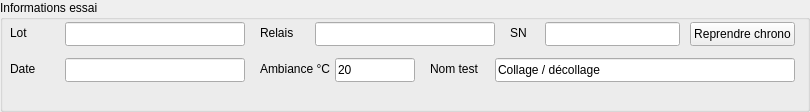
     <widget class="QGroupBox" name="groupBox_voltage_infos">
      <property name="geometry">
       <rect>
        <x>10</x>
        <y>52</y>
        <width>810</width>
        <height>112</height>
       </rect>
      </property>
      <property name="title">
       <string>Informations essai</string>
      </property>
      <widget class="QLabel" name="label_voltage_lot">
       <property name="geometry">
        <rect>
         <x>10</x>
         <y>22</y>
         <width>55</width>
         <height>22</height>
        </rect>
       </property>
       <property name="text">
        <string>Lot</string>
       </property>
      </widget>
      <widget class="QLineEdit" name="lineEdit_voltage_lot">
       <property name="geometry">
        <rect>
         <x>65</x>
         <y>22</y>
         <width>180</width>
         <height>24</height>
        </rect>
       </property>
      </widget>
      <widget class="QLabel" name="label_voltage_relais">
       <property name="geometry">
        <rect>
         <x>260</x>
         <y>22</y>
         <width>55</width>
         <height>22</height>
        </rect>
       </property>
       <property name="text">
        <string>Relais</string>
       </property>
      </widget>
      <widget class="QLineEdit" name="lineEdit_voltage_relais">
       <property name="geometry">
        <rect>
         <x>315</x>
         <y>22</y>
         <width>180</width>
         <height>24</height>
        </rect>
       </property>
      </widget>
      <widget class="QLabel" name="label_voltage_sn">
       <property name="geometry">
        <rect>
         <x>510</x>
         <y>22</y>
         <width>35</width>
         <height>22</height>
        </rect>
       </property>
       <property name="text">
        <string>SN</string>
       </property>
      </widget>
      <widget class="QLineEdit" name="lineEdit_voltage_sn">
       <property name="geometry">
        <rect>
         <x>545</x>
         <y>22</y>
         <width>135</width>
         <height>24</height>
        </rect>
       </property>
      </widget>
      <widget class="QPushButton" name="pushButton_voltage_copy_chrono">
       <property name="geometry">
        <rect>
         <x>690</x>
         <y>22</y>
         <width>105</width>
         <height>24</height>
        </rect>
       </property>
       <property name="text">
        <string>Reprendre chrono</string>
       </property>
      </widget>
      <widget class="QLabel" name="label_voltage_date">
       <property name="geometry">
        <rect>
         <x>10</x>
         <y>58</y>
         <width>55</width>
         <height>22</height>
        </rect>
       </property>
       <property name="text">
        <string>Date</string>
       </property>
      </widget>
      <widget class="QLineEdit" name="lineEdit_voltage_date">
       <property name="geometry">
        <rect>
         <x>65</x>
         <y>58</y>
         <width>180</width>
         <height>24</height>
        </rect>
       </property>
      </widget>
      <widget class="QLabel" name="label_voltage_ambiance">
       <property name="geometry">
        <rect>
         <x>260</x>
         <y>58</y>
         <width>70</width>
         <height>22</height>
        </rect>
       </property>
       <property name="text">
        <string>Ambiance °C</string>
       </property>
      </widget>
      <widget class="QLineEdit" name="lineEdit_voltage_ambiance">
       <property name="geometry">
        <rect>
         <x>335</x>
         <y>58</y>
         <width>80</width>
         <height>24</height>
        </rect>
       </property>
       <property name="text">
        <string>20</string>
       </property>
      </widget>
      <widget class="QLabel" name="label_voltage_test">
       <property name="geometry">
        <rect>
         <x>430</x>
         <y>58</y>
         <width>65</width>
         <height>22</height>
        </rect>
       </property>
       <property name="text">
        <string>Nom test</string>
       </property>
      </widget>
      <widget class="QLineEdit" name="lineEdit_voltage_test">
       <property name="geometry">
        <rect>
         <x>495</x>
         <y>58</y>
         <width>300</width>
         <height>24</height>
        </rect>
       </property>
       <property name="text">
        <string>Collage / décollage</string>
       </property>
      </widget>
     </widget>
